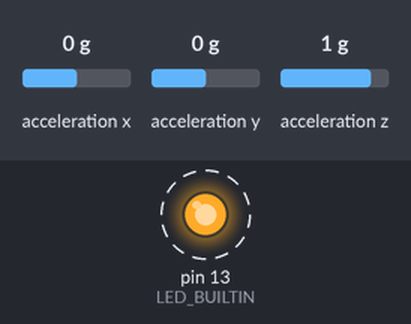
The sketch below on a simulated Arduino Uno, built with avr-gcc and run on an emulated ATmega328P. Shown: output pins drawn as LEDs (lit = HIGH). Dashed ring = blinking. The test bench sets the inputs (shaded band); at power-on: acceleration x 0 g, acceleration y 0 g, acceleration z 1 g. What the sketch prints to the serial monitor is not drawn.

Above: at 0.5 s.
Timing chart, 0 to 4.6 s (numbered marks = the images above):
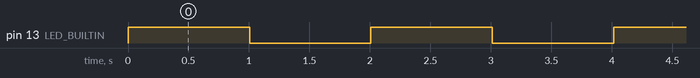

The sketch:

imu_test.ino
```cpp
#include <Arduino.h>
#include <Arduino_LSM6DSOX.h>

void setup() {
  Serial.begin(115200);
  pinMode(LED_BUILTIN, OUTPUT);
}

void loop() {
  Serial.println("IMU Test...");
  if (IMU.begin()) {
    float ax, ay, az;
    if (IMU.accelerationAvailable()) {
      IMU.readAcceleration(ax, ay, az);
      Serial.print("Acc: "); Serial.print(ax); Serial.print(", "); Serial.print(ay); Serial.print(", "); Serial.println(az);
    }
  } else {
    Serial.println("IMU FAIL");
  }
  digitalWrite(LED_BUILTIN, !digitalRead(LED_BUILTIN));
  delay(1000);
}
```

Measured:
- by itself, pin 13 (LED_BUILTIN): alternates HIGH for 1.0 s and LOW for 1.0 s
